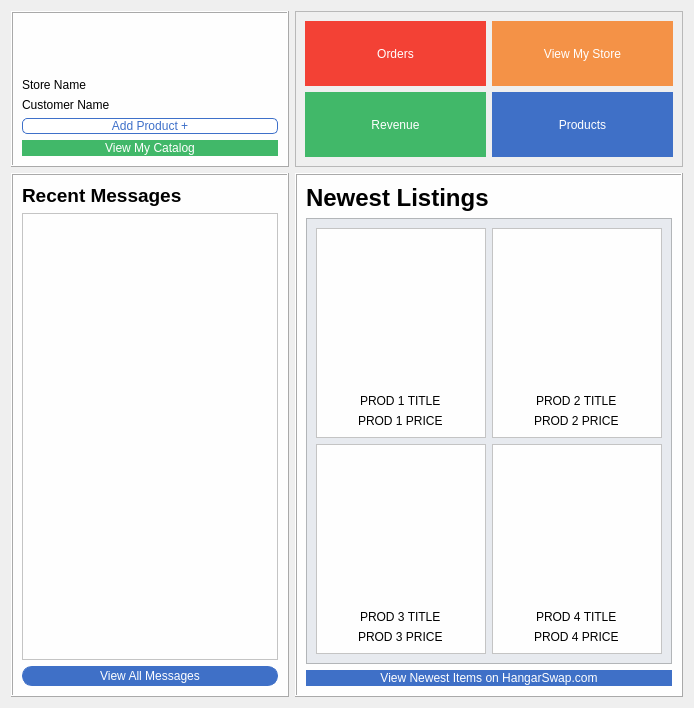
      <widget class="QWidget" name="landingPage">
       <layout class="QGridLayout" name="gridLayout_8">
        <item row="0" column="0">
         <widget class="QFrame" name="frame_2">
          <property name="sizePolicy">
           <sizepolicy hsizetype="MinimumExpanding" vsizetype="Preferred">
            <horstretch>0</horstretch>
            <verstretch>0</verstretch>
           </sizepolicy>
          </property>
          <property name="styleSheet">
           <string notr="true">background-color: rgb(254, 254, 254);</string>
          </property>
          <property name="frameShape">
           <enum>QFrame::Box</enum>
          </property>
          <property name="frameShadow">
           <enum>QFrame::Raised</enum>
          </property>
          <layout class="QVBoxLayout" name="verticalLayout_9">
           <item>
            <widget class="QLabel" name="profileIcon_2">
             <property name="sizePolicy">
              <sizepolicy hsizetype="Fixed" vsizetype="Preferred">
               <horstretch>0</horstretch>
               <verstretch>0</verstretch>
              </sizepolicy>
             </property>
             <property name="minimumSize">
              <size>
               <width>50</width>
               <height>50</height>
              </size>
             </property>
             <property name="maximumSize">
              <size>
               <width>50</width>
               <height>50</height>
              </size>
             </property>
             <property name="text">
              <string/>
             </property>
             <property name="pixmap">
              <pixmap resource="RESOURCES.qrc">:/imgs/default-user-icon.jpg</pixmap>
             </property>
             <property name="scaledContents">
              <bool>true</bool>
             </property>
            </widget>
           </item>
           <item>
            <widget class="QLabel" name="storeNameLbl">
             <property name="styleSheet">
              <string notr="true">font: 75 11pt &quot;Open Sans&quot;;</string>
             </property>
             <property name="text">
              <string>Store Name</string>
             </property>
            </widget>
           </item>
           <item>
            <widget class="QLabel" name="customerNameLbl">
             <property name="text">
              <string>Customer Name</string>
             </property>
            </widget>
           </item>
           <item>
            <widget class="QPushButton" name="addProductBtn_3">
             <property name="sizePolicy">
              <sizepolicy hsizetype="Ignored" vsizetype="Preferred">
               <horstretch>0</horstretch>
               <verstretch>0</verstretch>
              </sizepolicy>
             </property>
             <property name="minimumSize">
              <size>
               <width>0</width>
               <height>0</height>
              </size>
             </property>
             <property name="maximumSize">
              <size>
               <width>9999</width>
               <height>9999</height>
              </size>
             </property>
             <property name="cursor">
              <cursorShape>PointingHandCursor</cursorShape>
             </property>
             <property name="styleSheet">
              <string notr="true">QPushButton{border-color: rgb(62, 112, 201);
background-color: rgb(255, 255, 255);
color: rgb(62, 112, 201);
border-radius: 5px;
border-style: solid;
border-width: 1px;
}
QPushButton:pressed{
background-color:  rgb(62, 112, 201);
border-color: rgb(255,255,255);
color: rgb(255,255,255);
}</string>
             </property>
             <property name="text">
              <string>Add Product +</string>
             </property>
            </widget>
           </item>
           <item>
            <widget class="QPushButton" name="viewCatalogBtn">
             <property name="sizePolicy">
              <sizepolicy hsizetype="Ignored" vsizetype="Preferred">
               <horstretch>0</horstretch>
               <verstretch>0</verstretch>
              </sizepolicy>
             </property>
             <property name="minimumSize">
              <size>
               <width>0</width>
               <height>0</height>
              </size>
             </property>
             <property name="maximumSize">
              <size>
               <width>9999</width>
               <height>9999</height>
              </size>
             </property>
             <property name="cursor">
              <cursorShape>PointingHandCursor</cursorShape>
             </property>
             <property name="styleSheet">
              <string notr="true">QPushButton{border-color: rgb(65, 184, 105);
background-color: rgb(65, 184, 105);
color: rgb(255, 255, 255);
border-radius: 10px;
border-style: solid;
border-width: 1px;
}
QPushButton:pressed{
background-color:  rgb(72, 206, 117);
border-color: rgb(255,255,255);
}</string>
             </property>
             <property name="text">
              <string>View My Catalog</string>
             </property>
            </widget>
           </item>
          </layout>
         </widget>
        </item>
        <item row="0" column="1">
         <widget class="QFrame" name="landingBtnsFrame">
          <property name="sizePolicy">
           <sizepolicy hsizetype="MinimumExpanding" vsizetype="Preferred">
            <horstretch>0</horstretch>
            <verstretch>0</verstretch>
           </sizepolicy>
          </property>
          <property name="frameShape">
           <enum>QFrame::StyledPanel</enum>
          </property>
          <property name="frameShadow">
           <enum>QFrame::Raised</enum>
          </property>
          <layout class="QGridLayout" name="gridLayout_7">
           <item row="0" column="0">
            <widget class="QPushButton" name="landingOrdersBtn">
             <property name="sizePolicy">
              <sizepolicy hsizetype="Preferred" vsizetype="Preferred">
               <horstretch>0</horstretch>
               <verstretch>0</verstretch>
              </sizepolicy>
             </property>
             <property name="cursor">
              <cursorShape>PointingHandCursor</cursorShape>
             </property>
             <property name="styleSheet">
              <string notr="true">QPushButton
{
font: 75 16pt &quot;Open Sans&quot;;
border-color:rgb(243, 65, 53);
background-color: rgb(243, 65, 53);
color: rgb(255, 255, 255);
border-style: solid;
border-width: 1px;
}
</string>
             </property>
             <property name="text">
              <string>Orders</string>
             </property>
             <property name="icon">
              <iconset>
               <normaloff>:/ti/shopping-cart-full.svg</normaloff>:/ti/shopping-cart-full.svg</iconset>
             </property>
             <property name="iconSize">
              <size>
               <width>32</width>
               <height>32</height>
              </size>
             </property>
             <property name="shortcut">
              <string>Enter</string>
             </property>
            </widget>
           </item>
           <item row="0" column="1">
            <widget class="QPushButton" name="landingStoreBtn">
             <property name="sizePolicy">
              <sizepolicy hsizetype="Preferred" vsizetype="Preferred">
               <horstretch>0</horstretch>
               <verstretch>0</verstretch>
              </sizepolicy>
             </property>
             <property name="cursor">
              <cursorShape>PointingHandCursor</cursorShape>
             </property>
             <property name="styleSheet">
              <string notr="true">QPushButton
{
font: 75 16pt &quot;Open Sans&quot;;
border-color: rgb(244, 146, 71);
background-color: rgb(244, 146, 71);
color: rgb(255, 255, 255);
border-style: solid;
border-width: 1px;
}
</string>
             </property>
             <property name="text">
              <string>View My Store</string>
             </property>
             <property name="icon">
              <iconset resource="RESOURCES.qrc">
               <normaloff>:/ti/assets/icons/receipt.svg</normaloff>:/ti/assets/icons/receipt.svg</iconset>
             </property>
             <property name="iconSize">
              <size>
               <width>32</width>
               <height>32</height>
              </size>
             </property>
            </widget>
           </item>
           <item row="1" column="0">
            <widget class="QPushButton" name="landingRevenueBtn">
             <property name="sizePolicy">
              <sizepolicy hsizetype="Preferred" vsizetype="Preferred">
               <horstretch>0</horstretch>
               <verstretch>0</verstretch>
              </sizepolicy>
             </property>
             <property name="cursor">
              <cursorShape>PointingHandCursor</cursorShape>
             </property>
             <property name="styleSheet">
              <string notr="true">QPushButton{border-color: rgb(65, 184, 105);
background-color: rgb(65, 184, 105);
color: rgb(255, 255, 255);
border-style: solid;
font: 75 16pt &quot;Open Sans&quot;;
border-width: 1px;
}
</string>
             </property>
             <property name="text">
              <string>Revenue</string>
             </property>
             <property name="icon">
              <iconset resource="RESOURCES.qrc">
               <normaloff>:/ti/assets/icons/money.svg</normaloff>:/ti/assets/icons/money.svg</iconset>
             </property>
             <property name="iconSize">
              <size>
               <width>32</width>
               <height>32</height>
              </size>
             </property>
            </widget>
           </item>
           <item row="1" column="1">
            <widget class="QPushButton" name="landingProductsBtn">
             <property name="sizePolicy">
              <sizepolicy hsizetype="Preferred" vsizetype="Preferred">
               <horstretch>0</horstretch>
               <verstretch>0</verstretch>
              </sizepolicy>
             </property>
             <property name="cursor">
              <cursorShape>PointingHandCursor</cursorShape>
             </property>
             <property name="styleSheet">
              <string notr="true">QPushButton
{
border-color: rgb(63, 112, 199);
font: 75 16pt &quot;Open Sans&quot;;
background-color: rgb(63, 112, 199);
color: rgb(255, 255, 255);
border-style: solid;
border-width: 1px;
}
</string>
             </property>
             <property name="text">
              <string>Products</string>
             </property>
             <property name="icon">
              <iconset resource="RESOURCES.qrc">
               <normaloff>:/ti/assets/icons/package.svg</normaloff>:/ti/assets/icons/package.svg</iconset>
             </property>
             <property name="iconSize">
              <size>
               <width>32</width>
               <height>32</height>
              </size>
             </property>
            </widget>
           </item>
          </layout>
         </widget>
        </item>
        <item row="1" column="0">
         <widget class="QFrame" name="frame_4">
          <property name="sizePolicy">
           <sizepolicy hsizetype="MinimumExpanding" vsizetype="Preferred">
            <horstretch>0</horstretch>
            <verstretch>0</verstretch>
           </sizepolicy>
          </property>
          <property name="minimumSize">
           <size>
            <width>186</width>
            <height>0</height>
           </size>
          </property>
          <property name="styleSheet">
           <string notr="true">background-color: rgb(254, 254, 254);</string>
          </property>
          <property name="frameShape">
           <enum>QFrame::Box</enum>
          </property>
          <property name="frameShadow">
           <enum>QFrame::Raised</enum>
          </property>
          <layout class="QVBoxLayout" name="verticalLayout_10">
           <item>
            <widget class="QLabel" name="recentMessagesLbl">
             <property name="text">
              <string>&lt;html&gt;&lt;head/&gt;&lt;body&gt;&lt;p&gt;&lt;span style=&quot; font-size:14pt; font-weight:600;&quot;&gt;Recent Messages&lt;/span&gt;&lt;/p&gt;&lt;/body&gt;&lt;/html&gt;</string>
             </property>
            </widget>
           </item>
           <item>
            <widget class="QListView" name="recentMessagesView">
             <property name="editTriggers">
              <set>QAbstractItemView::NoEditTriggers</set>
             </property>
            </widget>
           </item>
           <item>
            <widget class="QPushButton" name="landingMessagesBtn">
             <property name="sizePolicy">
              <sizepolicy hsizetype="Minimum" vsizetype="Preferred">
               <horstretch>0</horstretch>
               <verstretch>0</verstretch>
              </sizepolicy>
             </property>
             <property name="minimumSize">
              <size>
               <width>0</width>
               <height>20</height>
              </size>
             </property>
             <property name="cursor">
              <cursorShape>PointingHandCursor</cursorShape>
             </property>
             <property name="styleSheet">
              <string notr="true">QPushButton{border-color: rgb(63, 112, 199);
background-color: rgb(63, 112, 199);
color: rgb(255, 255, 255);
border-radius: 10px;
border-style: solid;
border-width: 1px;
}
</string>
             </property>
             <property name="text">
              <string>View All Messages</string>
             </property>
            </widget>
           </item>
          </layout>
         </widget>
        </item>
        <item row="1" column="1">
         <widget class="QFrame" name="newestListingsFrame">
          <property name="minimumSize">
           <size>
            <width>0</width>
            <height>0</height>
           </size>
          </property>
          <property name="styleSheet">
           <string notr="true">background-color: rgb(254, 254, 254);</string>
          </property>
          <property name="frameShape">
           <enum>QFrame::Box</enum>
          </property>
          <property name="frameShadow">
           <enum>QFrame::Raised</enum>
          </property>
          <layout class="QVBoxLayout" name="verticalLayout_11">
           <item>
            <widget class="QLabel" name="newestListingsLBL">
             <property name="sizePolicy">
              <sizepolicy hsizetype="Fixed" vsizetype="Fixed">
               <horstretch>0</horstretch>
               <verstretch>0</verstretch>
              </sizepolicy>
             </property>
             <property name="styleSheet">
              <string notr="true">font: 75 16pt &quot;Open Sans&quot;;</string>
             </property>
             <property name="text">
              <string>&lt;html&gt;&lt;head/&gt;&lt;body&gt;&lt;p&gt;&lt;span style=&quot; font-size:18pt; font-weight:600;&quot;&gt;Newest Listings&lt;/span&gt;&lt;/p&gt;&lt;/body&gt;&lt;/html&gt;</string>
             </property>
            </widget>
           </item>
           <item>
            <widget class="QFrame" name="newProductsGalleryFrame">
             <property name="styleSheet">
              <string notr="true">background-color: rgb(231, 234, 239);</string>
             </property>
             <property name="frameShape">
              <enum>QFrame::StyledPanel</enum>
             </property>
             <property name="frameShadow">
              <enum>QFrame::Raised</enum>
             </property>
             <layout class="QGridLayout" name="gridLayout_9">
              <item row="0" column="0">
               <widget class="QFrame" name="newProd1Frame">
                <property name="styleSheet">
                 <string notr="true">background-color: rgb(254, 254, 254);</string>
                </property>
                <property name="frameShape">
                 <enum>QFrame::StyledPanel</enum>
                </property>
                <property name="frameShadow">
                 <enum>QFrame::Raised</enum>
                </property>
                <layout class="QVBoxLayout" name="verticalLayout_12">
                 <item alignment="Qt::AlignHCenter">
                  <widget class="QLabel" name="prod1imgLbl">
                   <property name="sizePolicy">
                    <sizepolicy hsizetype="Fixed" vsizetype="Fixed">
                     <horstretch>0</horstretch>
                     <verstretch>0</verstretch>
                    </sizepolicy>
                   </property>
                   <property name="minimumSize">
                    <size>
                     <width>70</width>
                     <height>150</height>
                    </size>
                   </property>
                   <property name="maximumSize">
                    <size>
                     <width>150</width>
                     <height>150</height>
                    </size>
                   </property>
                   <property name="cursor">
                    <cursorShape>PointingHandCursor</cursorShape>
                   </property>
                   <property name="text">
                    <string/>
                   </property>
                   <property name="pixmap">
                    <pixmap resource="RESOURCES.qrc">:/imgs/no_photo_use.jpg</pixmap>
                   </property>
                   <property name="scaledContents">
                    <bool>true</bool>
                   </property>
                   <property name="wordWrap">
                    <bool>true</bool>
                   </property>
                  </widget>
                 </item>
                 <item alignment="Qt::AlignHCenter">
                  <widget class="QLabel" name="prod1titleLbl">
                   <property name="text">
                    <string>PROD 1 TITLE</string>
                   </property>
                  </widget>
                 </item>
                 <item alignment="Qt::AlignHCenter">
                  <widget class="QLabel" name="prod1priceLbl">
                   <property name="text">
                    <string>PROD 1 PRICE</string>
                   </property>
                  </widget>
                 </item>
                </layout>
                <zorder>prod1titleLbl</zorder>
                <zorder>prod1priceLbl</zorder>
                <zorder>prod1imgLbl</zorder>
               </widget>
              </item>
              <item row="0" column="1">
               <widget class="QFrame" name="newProd2Frame">
                <property name="styleSheet">
                 <string notr="true">background-color: rgb(254, 254, 254);</string>
                </property>
                <property name="frameShape">
                 <enum>QFrame::StyledPanel</enum>
                </property>
                <property name="frameShadow">
                 <enum>QFrame::Raised</enum>
                </property>
                <layout class="QVBoxLayout" name="verticalLayout_13">
                 <item alignment="Qt::AlignHCenter">
                  <widget class="QLabel" name="prod2imgLbl">
                   <property name="sizePolicy">
                    <sizepolicy hsizetype="Fixed" vsizetype="Fixed">
                     <horstretch>0</horstretch>
                     <verstretch>0</verstretch>
                    </sizepolicy>
                   </property>
                   <property name="minimumSize">
                    <size>
                     <width>150</width>
                     <height>150</height>
                    </size>
                   </property>
                   <property name="maximumSize">
                    <size>
                     <width>150</width>
                     <height>150</height>
                    </size>
                   </property>
                   <property name="cursor">
                    <cursorShape>PointingHandCursor</cursorShape>
                   </property>
                   <property name="text">
                    <string/>
                   </property>
                   <property name="pixmap">
                    <pixmap resource="RESOURCES.qrc">:/imgs/no_photo_use.jpg</pixmap>
                   </property>
                   <property name="scaledContents">
                    <bool>true</bool>
                   </property>
                  </widget>
                 </item>
                 <item alignment="Qt::AlignHCenter">
                  <widget class="QLabel" name="prod2titleLbl">
                   <property name="text">
                    <string>PROD 2 TITLE</string>
                   </property>
                  </widget>
                 </item>
                 <item alignment="Qt::AlignHCenter">
                  <widget class="QLabel" name="prod2priceLbl">
                   <property name="text">
                    <string>PROD 2 PRICE</string>
                   </property>
                  </widget>
                 </item>
                </layout>
                <zorder>prod2titleLbl</zorder>
                <zorder>prod2priceLbl</zorder>
                <zorder>prod2imgLbl</zorder>
               </widget>
              </item>
              <item row="1" column="0">
               <widget class="QFrame" name="newProd3Frame">
                <property name="styleSheet">
                 <string notr="true">background-color: rgb(254, 254, 254);</string>
                </property>
                <property name="frameShape">
                 <enum>QFrame::StyledPanel</enum>
                </property>
                <property name="frameShadow">
                 <enum>QFrame::Raised</enum>
                </property>
                <layout class="QVBoxLayout" name="verticalLayout_15">
                 <item alignment="Qt::AlignHCenter">
                  <widget class="QLabel" name="prod3imgLbl">
                   <property name="sizePolicy">
                    <sizepolicy hsizetype="Fixed" vsizetype="Fixed">
                     <horstretch>0</horstretch>
                     <verstretch>0</verstretch>
                    </sizepolicy>
                   </property>
                   <property name="minimumSize">
                    <size>
                     <width>150</width>
                     <height>150</height>
                    </size>
                   </property>
                   <property name="maximumSize">
                    <size>
                     <width>150</width>
                     <height>150</height>
                    </size>
                   </property>
                   <property name="cursor">
                    <cursorShape>PointingHandCursor</cursorShape>
                   </property>
                   <property name="text">
                    <string/>
                   </property>
                   <property name="pixmap">
                    <pixmap resource="RESOURCES.qrc">:/imgs/no_photo_use.jpg</pixmap>
                   </property>
                   <property name="scaledContents">
                    <bool>true</bool>
                   </property>
                  </widget>
                 </item>
                 <item alignment="Qt::AlignHCenter">
                  <widget class="QLabel" name="prod3titleLbl">
                   <property name="text">
                    <string>PROD 3 TITLE</string>
                   </property>
                  </widget>
                 </item>
                 <item alignment="Qt::AlignHCenter">
                  <widget class="QLabel" name="prod3priceLbl">
                   <property name="text">
                    <string>PROD 3 PRICE</string>
                   </property>
                  </widget>
                 </item>
                </layout>
                <zorder>prod3titleLbl</zorder>
                <zorder>prod3priceLbl</zorder>
                <zorder>prod3imgLbl</zorder>
               </widget>
              </item>
              <item row="1" column="1">
               <widget class="QFrame" name="newProd4Frame">
                <property name="styleSheet">
                 <string notr="true">background-color: rgb(254, 254, 254);</string>
                </property>
                <property name="frameShape">
                 <enum>QFrame::StyledPanel</enum>
                </property>
                <property name="frameShadow">
                 <enum>QFrame::Raised</enum>
                </property>
                <layout class="QVBoxLayout" name="verticalLayout_14">
                 <item alignment="Qt::AlignHCenter">
                  <widget class="QLabel" name="prod4imgLbl">
                   <property name="sizePolicy">
                    <sizepolicy hsizetype="Fixed" vsizetype="Fixed">
                     <horstretch>0</horstretch>
                     <verstretch>0</verstretch>
                    </sizepolicy>
                   </property>
                   <property name="minimumSize">
                    <size>
                     <width>150</width>
                     <height>150</height>
                    </size>
                   </property>
                   <property name="maximumSize">
                    <size>
                     <width>150</width>
                     <height>150</height>
                    </size>
                   </property>
                   <property name="cursor">
                    <cursorShape>PointingHandCursor</cursorShape>
                   </property>
                   <property name="text">
                    <string/>
                   </property>
                   <property name="pixmap">
                    <pixmap resource="RESOURCES.qrc">:/imgs/no_photo_use.jpg</pixmap>
                   </property>
                   <property name="scaledContents">
                    <bool>true</bool>
                   </property>
                  </widget>
                 </item>
                 <item alignment="Qt::AlignHCenter">
                  <widget class="QLabel" name="prod4titleLbl">
                   <property name="text">
                    <string>PROD 4 TITLE</string>
                   </property>
                  </widget>
                 </item>
                 <item alignment="Qt::AlignHCenter">
                  <widget class="QLabel" name="prod4priceLbl">
                   <property name="text">
                    <string>PROD 4 PRICE</string>
                   </property>
                  </widget>
                 </item>
                </layout>
                <zorder>prod4titleLbl</zorder>
                <zorder>prod4priceLbl</zorder>
                <zorder>prod4imgLbl</zorder>
               </widget>
              </item>
             </layout>
            </widget>
           </item>
           <item>
            <widget class="QPushButton" name="newestListingsBtn">
             <property name="cursor">
              <cursorShape>PointingHandCursor</cursorShape>
             </property>
             <property name="styleSheet">
              <string notr="true">QPushButton{border-color: rgb(63, 112, 199);
background-color: rgb(63, 112, 199);
color: rgb(255, 255, 255);
border-radius: 10px;
border-style: solid;
border-width: 1px;
}
</string>
             </property>
             <property name="text">
              <string>View Newest Items on HangarSwap.com</string>
             </property>
            </widget>
           </item>
          </layout>
         </widget>
        </item>
       </layout>
      </widget>
